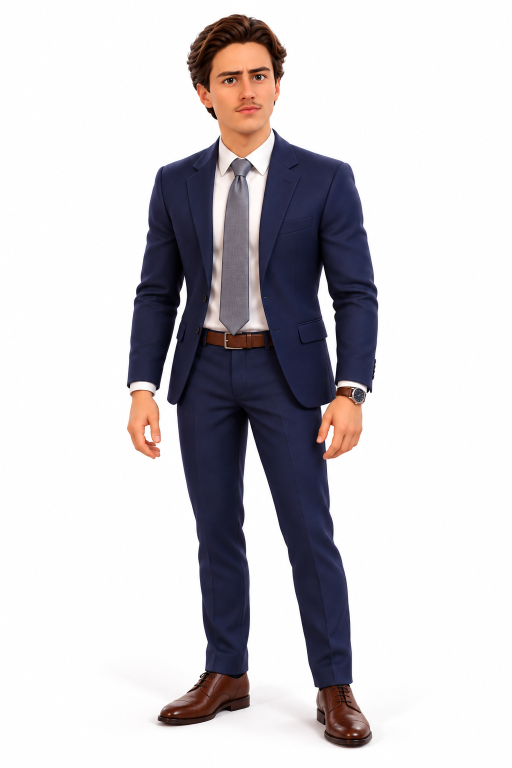
#> input picture reference/jarvis-reference.png, 1024 x 1536 px (shown at 1/2 size)
$ python build_layers.py ../reference/jarvis-reference.png
#> lines starting #> are read from the running program, lines starting #| are printed output that depends on the picture; after the words box and inside, x2 and y2 are one past the last pixel; in counts of white or black regions, pixels touching at a corner belong together
#!/usr/bin/env python3
"""
Pipeline de camadas do personagem Jarvis (2.5D) — modelo de corpo inteiro.

Lê a imagem de referência oficial (reference/jarvis-reference.png, 1024x1536,
fundo branco) e produz em assets/ as camadas independentes usadas pelo
renderizador (src/jarvis-character.js), além de assets/rig.json com posições,
pivôs e polígonos de recorte.

Camadas geradas:
  shadow                sombra do chão (estática)
  head                  cabeça + pescoço (pescoço estendido por baixo do colarinho)
  browL, browR          sobrancelhas (testa reconstruída atrás delas)
  irisL, irisR          íris (esclera reconstruída atrás delas)
  lidL, lidR            pálpebras fechadas (pele reconstruída sobre o olho)
  jaw                   lábio inferior + queixo (interior da boca pintado atrás)
  torso                 paletó, camisa, gravata, calça e sapatos (reconstruído atrás dos braços)
  armRUpper, armRFore   braço direito do personagem (esquerda do observador): braço e antebraço+mão
  armLUpper, armLFore   braço esquerdo do personagem (direita do observador): braço e antebraço+mão
  watch                 relógio (pulso esquerdo do personagem; pulso reconstruído atrás)

Uso:  python3 tools/build_layers.py [--debug]
Requer: opencv-python-headless, numpy, Pillow
"""
import json, os, sys, time
import cv2, numpy as np
from PIL import Image

ROOT = os.path.dirname(os.path.dirname(os.path.abspath(__file__)))
SRC = os.path.join(ROOT, 'reference', 'jarvis-reference.png')
OUT = os.path.join(ROOT, 'assets')
DEBUG = '--debug' in sys.argv
DBG_DIR = os.path.join(ROOT, 'tools', 'debug')
os.makedirs(OUT, exist_ok=True)
if DEBUG:
    os.makedirs(DBG_DIR, exist_ok=True)

img = cv2.imread(SRC)  # BGR
#> img is the input picture: shape (1536, 1024, 3); mean B, G, R 205.4, 202, 205
H, W = img.shape[:2]
assert (W, H) == (1024, 1536), 'a imagem de referência deve ter 1024x1536'

# ----------------------------------------------------------------- helpers
def P(*pts):
    return np.array(pts, np.int32)

def poly_mask(pts):
    m = np.zeros((H, W), np.uint8)
    cv2.fillPoly(m, [P(*pts)], 255)
    return m

def disc_mask(c, r):
    m = np.zeros((H, W), np.uint8)
    cv2.circle(m, (int(c[0]), int(c[1])), int(r), 255, -1)
    return m

def kernel(r):
    return cv2.getStructuringElement(cv2.MORPH_ELLIPSE, (2 * r + 1, 2 * r + 1))

def dilate(m, r):
    return cv2.dilate(m, kernel(r)) if r > 0 else m.copy()

def erode(m, r):
    return cv2.erode(m, kernel(r)) if r > 0 else m.copy()

def feather(m, sigma):
    f = m.astype(np.float32) / 255.0
    if sigma > 0:
        f = cv2.GaussianBlur(f, (0, 0), sigma)
    return np.clip(f, 0, 1)

def bbox_of(mask, margin=2):
    ys, xs = np.where(mask > 0)
    x0, x1 = max(0, xs.min() - margin), min(W, xs.max() + margin + 1)
    y0, y1 = max(0, ys.min() - margin), min(H, ys.max() + margin + 1)
    return x0, y0, x1, y1

def inpaint(src, mask, radius=4, scale=1.0):
    """Preenche os pixels de `mask` usando apenas os pixels não mascarados.
    scale<1 faz o inpaint em resolução reduzida (regiões grandes)."""
    if scale >= 1.0:
        return cv2.inpaint(src, mask, radius, cv2.INPAINT_TELEA)
    small = cv2.resize(src, None, fx=scale, fy=scale, interpolation=cv2.INTER_AREA)
    ms = cv2.resize(mask, (small.shape[1], small.shape[0]), interpolation=cv2.INTER_NEAREST)
    ms = dilate(ms, 1)
    filled = cv2.inpaint(small, ms, radius, cv2.INPAINT_TELEA)
    up = cv2.resize(filled, (src.shape[1], src.shape[0]), interpolation=cv2.INTER_CUBIC)
    out = src.copy()
    out[mask > 0] = up[mask > 0]
    return out

def inpaint_region(full, hidden, sources, radius=5, scale=0.5, margin=10):
    """Reconstrói `hidden` usando só pixels de `sources` (trabalha no bbox)."""
    x0, y0, x1, y1 = bbox_of(hidden, margin)
    crop = full[y0:y1, x0:x1].copy()
    m = cv2.bitwise_or(hidden, cv2.bitwise_not(sources))[y0:y1, x0:x1]
    crop = inpaint(crop, m, radius=radius, scale=scale)
    out = full.copy()
    hid = hidden[y0:y1, x0:x1] > 0
    out[y0:y1, x0:x1][hid] = crop[hid]
    return out

def export(name, rgb_bgr, alpha, bbox=None, quality=92, lossless=False):
    """Exporta a camada recortada (WebP com alpha) e devolve o descritor."""
    if bbox is None:
        bbox = bbox_of((alpha > 0.002).astype(np.uint8) * 255, 2)
    x0, y0, x1, y1 = bbox
    crop = rgb_bgr[y0:y1, x0:x1]
    a = (np.clip(alpha[y0:y1, x0:x1], 0, 1) * 255).astype(np.uint8)
    rgba = cv2.cvtColor(crop, cv2.COLOR_BGR2RGB)
    pil = Image.fromarray(np.dstack([rgba, a]), 'RGBA')
    fn = f'{name}.webp'
    pil.save(os.path.join(OUT, fn), 'WEBP', quality=quality, lossless=lossless, method=6)
    if DEBUG:
        pil.save(os.path.join(DBG_DIR, f'{name}.png'))
    return {'file': fn, 'x': int(x0), 'y': int(y0), 'w': int(x1 - x0), 'h': int(y1 - y0)}

t0 = time.time()
def log(msg):
    print(f'[{time.time() - t0:5.1f}s] {msg}')

# ------------------------------------------------- 1. silhueta (fundo branco)
gray = cv2.cvtColor(img, cv2.COLOR_BGR2GRAY)
sat = cv2.cvtColor(img, cv2.COLOR_BGR2HSV)[..., 1]
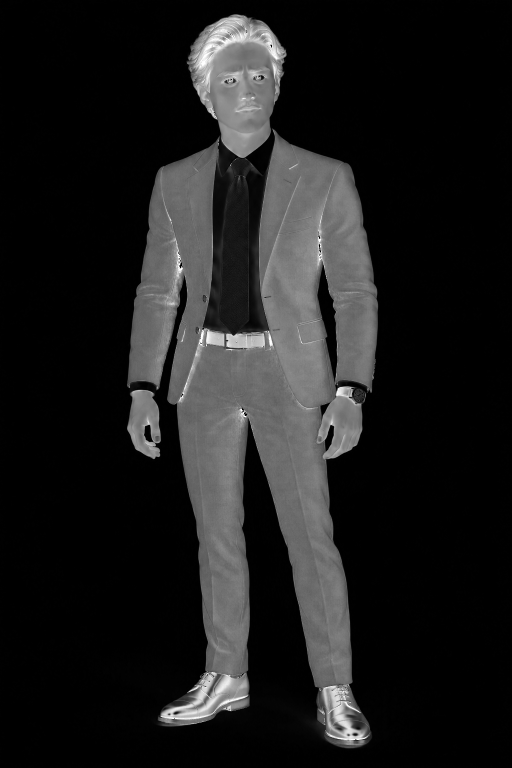
#> sat: shape (1536, 1024) (shown at 1/2 size); min 0, max 255, mean 29
nonwhite = ((gray < 236) | (sat > 18)).astype(np.uint8) * 255
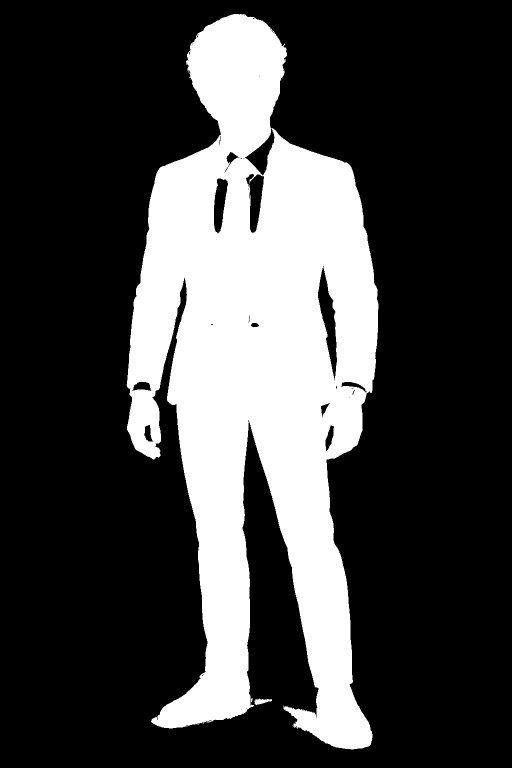
#> nonwhite: shape (1536, 1024) (shown at 1/2 size); 26.4% white; 6 white regions (4 under 20 px), largest, box (x1, y1, x2, y2) and area: (253, 28, 757, 1499) 414558, (509, 1397, 544, 1410) 260
nonwhite[1380:, :] = ((gray[1380:, :] < 200) | (sat[1380:, :] > 25)).astype(np.uint8) * 255  # ignora a sombra do chão
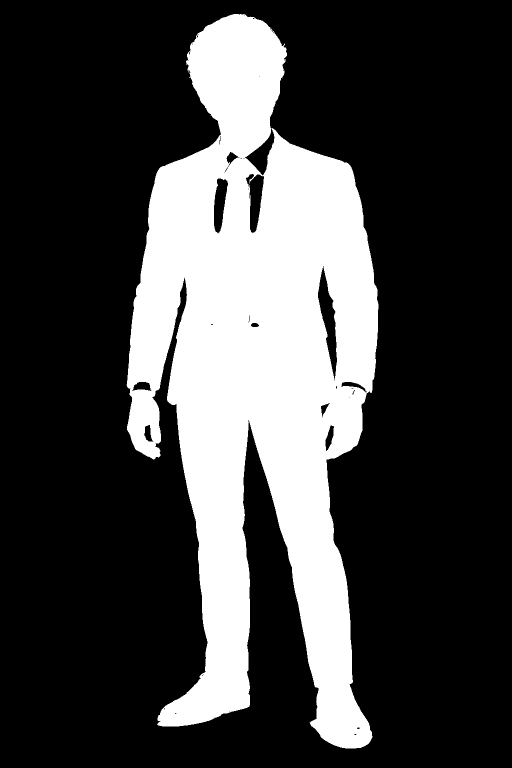
#> nonwhite: shape (1536, 1024) (shown at 1/2 size); 26.1% white; 1 white region, box (x1, y1, x2, y2) and area: (253, 28, 757, 1497) 411155
person = cv2.morphologyEx(nonwhite, cv2.MORPH_CLOSE, kernel(2))
#> person: shape (1536, 1024); 26.2% white; 1 white region, box (x1, y1, x2, y2) and area: (253, 28, 757, 1497) 411739
# fecha buracos pequenos (punhos/camisa brancos cercados pelo personagem)
inv = cv2.bitwise_not(person)
n, lab, stats, cent = cv2.connectedComponentsWithStats(inv)
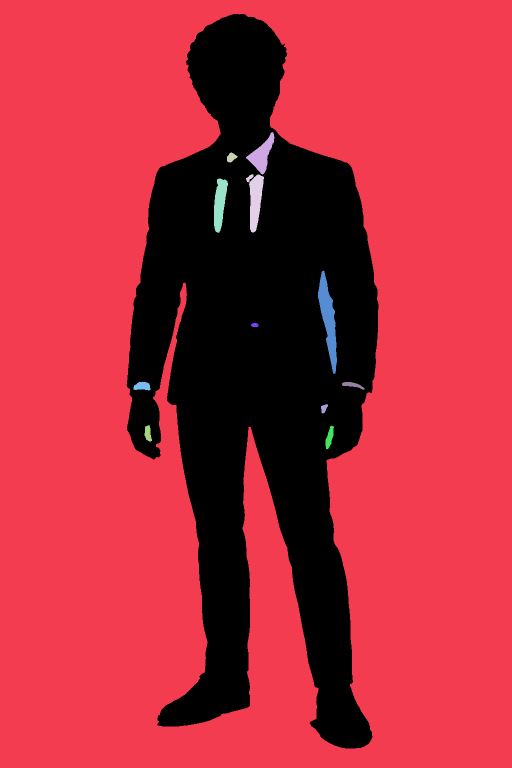
#> lab: shape (1536, 1024) int32 (shown at 1/2 size); 13 distinct labels, from 0 to 12; one colour per label, 0 black
#> n = 13; stats = 13 rows, first 6: [253, 28, 504, 1469, 411739], [0, 0, 1024, 1536, 1149019], [492, 264, 57, 85, 1975], [454, 305, 21, 20, 268], [492, 348, 36, 117, 2407], [428, 357, 28, 109, 1987]; cent = 13 rows, first 8: [514.4, 728.8], [510.1, 784], [523.3, 309.6], [462.4, 314.6], [510.2, 398.7], [439.3, 406.8], [656.2, 638.1], [509.1, 649.7]
for i in range(1, n):
    hole = lab == i
    # buracos pequenos e não totalmente brancos são tecido claro (camisa/punho);
    # frestas de fundo puro (branco) entre manga e tronco ficam de fora
    frac_white, s_mean, cy = (gray[hole] >= 250).mean(), sat[hole].mean(), cent[i][1]
    # frestas entre manga/mão e tronco (abaixo do peito) são fundo; colarinho/camisa (acima) são tecido
    is_bg = (frac_white > 0.65 and s_mean < 1.5) or (cy > 500 and frac_white > 0.45 and s_mean < 4)
    if stats[i, cv2.CC_STAT_AREA] < 4000 and not is_bg:
        person[hole] = 255
#> this loop made 12 passes
#> (frac_white, s_mean, cy, is_bg) on passes 1 to 8: (0.976, 0.235, 784, True), (0.59, 2.07, 309.6, False), (0.0597, 11.29, 314.6, False), (0.317, 7.98, 398.7, False), (0.0297, 10.22, 406.8, False), (0.873, 0.589, 638.1, True), (0, 7.91, 649.7, False), (0.419, 5.37, 772.1, False)
#> pass 1, `hole = lab == i`:
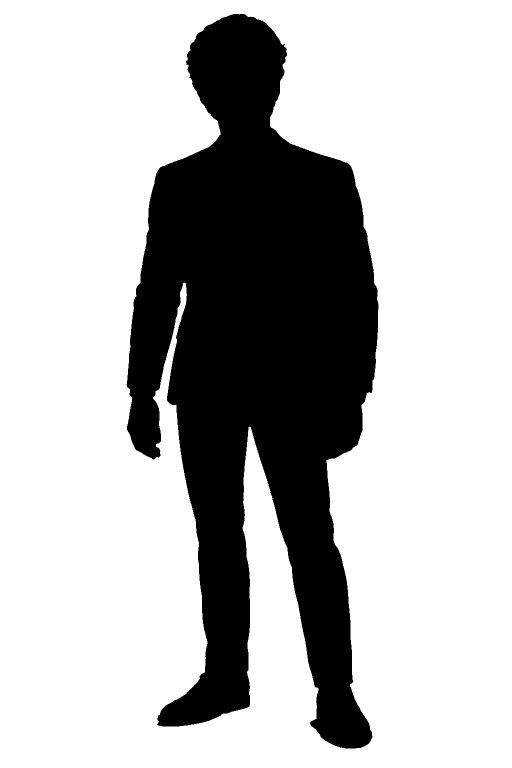
#> hole: shape (1536, 1024) bool (shown at 1/2 size); 73.1% white; 1 black region, box (x1, y1, x2, y2) and area: (253, 28, 757, 1497) 423845
#> after the loop:
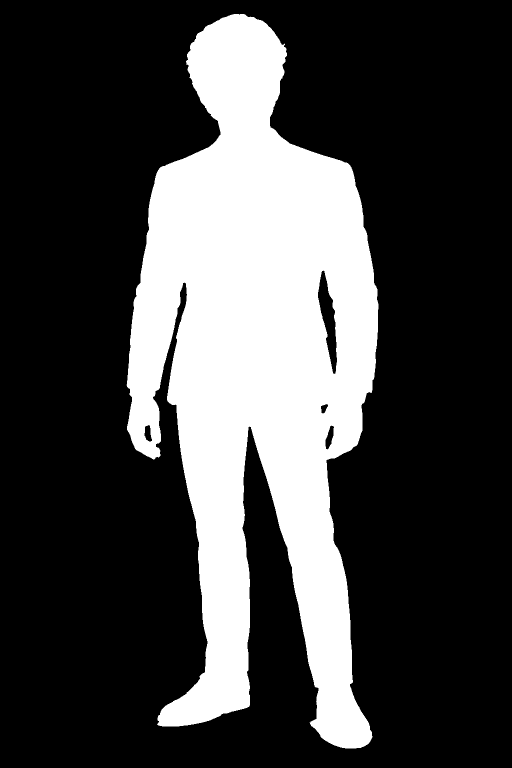
#> person: shape (1536, 1024) (shown at 1/2 size); 26.7% white; 1 white region, box (x1, y1, x2, y2) and area: (253, 28, 757, 1497) 419246
n, lab, stats, _ = cv2.connectedComponentsWithStats(person)
#> n = 2; stats = [[0, 0, 1024, 1536, 1153618], [253, 28, 504, 1469, 419246]]
big = 1 + np.argmax(stats[1:, cv2.CC_STAT_AREA])
#> big = 1
person = np.where(lab == big, 255, 0).astype(np.uint8)
person = cv2.morphologyEx(person, cv2.MORPH_OPEN, kernel(1))
#> person: shape (1536, 1024); 26.7% white; 1 white region, box (x1, y1, x2, y2) and area: (253, 28, 757, 1497) 419228
# punhos brancos encostados no fundo: garante que fazem parte da silhueta
for cuff in ([(256, 758), (304, 758), (306, 784), (254, 784)], [(676, 742), (734, 742), (736, 772), (676, 772)]):
    person = cv2.bitwise_or(person, cv2.bitwise_and(poly_mask(cuff), (gray < 253).astype(np.uint8) * 255))
log('silhueta ok')

# ------------------------------------------------- 2. regiões (coordenadas da imagem 1024x1536)
HEAD_POLY = [(370,0),(620,0),(620,236),(560,236),(535,262),(520,285),(505,300),(490,314),(472,300),(455,285),
             (440,268),(425,236),(370,236)]
HEAD_PIVOT = (490, 282)

EYE_L = {  # olho à esquerda do observador (direito do personagem)
    'upper': [(443,162),(448,158),(454,156),(460,155),(466,155),(471,157),(476,160),(479,163)],
    'lower': [(479,163),(474,166),(467,168),(459,168),(451,166),(446,164),(443,162)],
    'iris': (460, 162), 'r': 7,
}
EYE_R = {
    'upper': [(503,163),(506,158),(511,153),(517,150),(523,150),(529,152),(534,155),(538,159)],
    'lower': [(538,159),(534,163),(527,166),(518,166),(510,165),(505,164),(503,163)],
    'iris': (519, 158), 'r': 7,
}
BROW_L = [(430,151),(440,146),(455,143),(470,142),(485,143),(492,147),(490,152),(478,152),(462,151),(448,153),(436,156)]
BROW_R = [(494,150),(500,143),(510,139),(522,138),(534,141),(542,146),(542,152),(532,149),(520,146),(508,147),(498,152)]
BROW_PIV = {'browL': (462, 148), 'browR': (519, 145)}
MOUTH_SEAM = [(471,222),(478,221),(486,220),(494,220),(502,219),(510,218),(517,216),(522,215)]
MOUTH_DEPTH = 6
JAW_POLY = [(468,220)] + MOUTH_SEAM + [(526,214),(531,222),(531,236),(525,250),(508,258),(490,260),(472,258),
            (458,250),(453,236),(455,222)]
JAW_FADE = (240, 258)

# braço direito do personagem (esquerda do observador)
ARM_R_POLY = [(316,314),(352,338),(350,370),(342,420),(330,470),(316,520),(304,580),(302,650),(302,720),(303,780),
              (332,800),(338,850),(332,900),(316,936),(280,936),(244,905),(236,860),(240,800),(243,760),(240,700),
              (240,640),(246,580),(258,500),(280,420),(297,360)]
ARM_R = {'shoulder': (332, 346), 'elbow': (279, 592), 'elbowR': 26, 'dir': 1}
# braço esquerdo do personagem (direita do observador, com relógio)
ARM_L_POLY = [(664,322),(706,330),(732,376),(752,438),(762,500),(766,560),(762,620),(758,680),(752,740),(748,775),
              (736,800),(734,860),(722,930),(690,944),(655,940),(642,900),(638,850),(646,800),(660,770),(676,740),
              (678,680),(674,620),(672,560),(670,500),(666,440),(660,380),(658,340)]
ARM_L = {'shoulder': (686, 346), 'elbow': (713, 602), 'elbowR': 26, 'dir': -1}
WATCH_POLY = [(662,770),(680,761),(705,759),(725,761),(739,769),(743,790),(739,808),(725,815),(705,813),(690,810),
              (675,799),(662,790)]
TORSO_PIVOT = (490, 900)

def eye_opening(e):
    return poly_mask(e['upper'] + e['lower'][1:-1])

# ------------------------------------------------- 3. máscaras
head_region = poly_mask(HEAD_POLY)
head_bin = cv2.bitwise_and(person, head_region)
#> head_bin: shape (1536, 1024); 2.4% white; 1 white region, box (x1, y1, x2, y2) and area: (372, 28, 574, 315) 38451
armR_bin = cv2.bitwise_and(person, poly_mask(ARM_R_POLY))
#> armR_bin: shape (1536, 1024); 1.6% white; 1 white region, box (x1, y1, x2, y2) and area: (253, 328, 353, 919) 24611
armL_bin = cv2.bitwise_and(person, poly_mask(ARM_L_POLY))
#> armL_bin: shape (1536, 1024); 2.7% white; 1 white region, box (x1, y1, x2, y2) and area: (638, 322, 757, 936) 41848
watch_bin = cv2.bitwise_and(person, poly_mask(WATCH_POLY))
#> watch_bin: shape (1536, 1024); 0.21% white; 1 white region, box (x1, y1, x2, y2) and area: (662, 759, 743, 816) 3358
body_bin = cv2.bitwise_and(person, cv2.bitwise_not(cv2.bitwise_or(head_region, cv2.bitwise_or(armR_bin, armL_bin))))
#> body_bin: shape (1536, 1024); 20% white; 1 white region, box (x1, y1, x2, y2) and area: (303, 256, 745, 1497) 314354
browL_bin, browR_bin = poly_mask(BROW_L), poly_mask(BROW_R)
jaw_bin = poly_mask(JAW_POLY)
eyeL_open, eyeR_open = eye_opening(EYE_L), eye_opening(EYE_R)

def split_arm(arm_bin, cfg):
    """Divide o braço no cotovelo com sobreposição circular (articulação sem fresta)."""
    ex, ey = cfg['elbow']
    disc = cv2.bitwise_and(disc_mask((ex, ey), cfg['elbowR']), arm_bin)
#> disc: shape (1536, 1024); 0.1% white; 1 white region, box (x1, y1, x2, y2) and area: (267, 567, 305, 619) 1495
    yy = np.arange(H)[:, None]
    upper = cv2.bitwise_and(arm_bin, (yy < ey).astype(np.uint8) * 255 * np.ones((1, W), np.uint8))
#> upper: shape (1536, 1024); 0.62% white; 1 white region, box (x1, y1, x2, y2) and area: (272, 328, 353, 592) 9678
    fore = cv2.bitwise_and(arm_bin, (yy >= ey).astype(np.uint8) * 255 * np.ones((1, W), np.uint8))
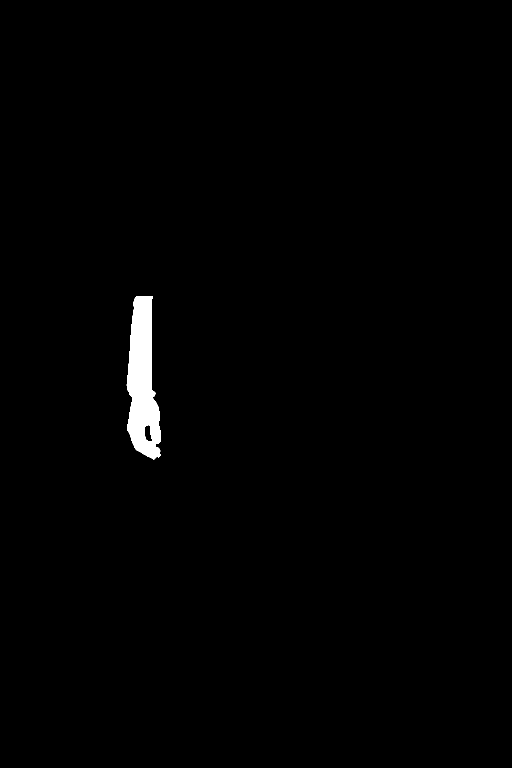
#> fore: shape (1536, 1024) (shown at 1/2 size); 0.95% white; 1 white region, box (x1, y1, x2, y2) and area: (253, 592, 322, 919) 14933
    return cv2.bitwise_or(upper, disc), cv2.bitwise_or(fore, disc)

armR_up, armR_fore = split_arm(armR_bin, ARM_R)
#> armR_up: shape (1536, 1024); 0.67% white; 1 white region, box (x1, y1, x2, y2) and area: (267, 328, 353, 619) 10505
#> armR_fore: shape (1536, 1024); 0.99% white; 1 white region, box (x1, y1, x2, y2) and area: (253, 567, 322, 919) 15601
#> (the rest of the program and of its run is left out)
